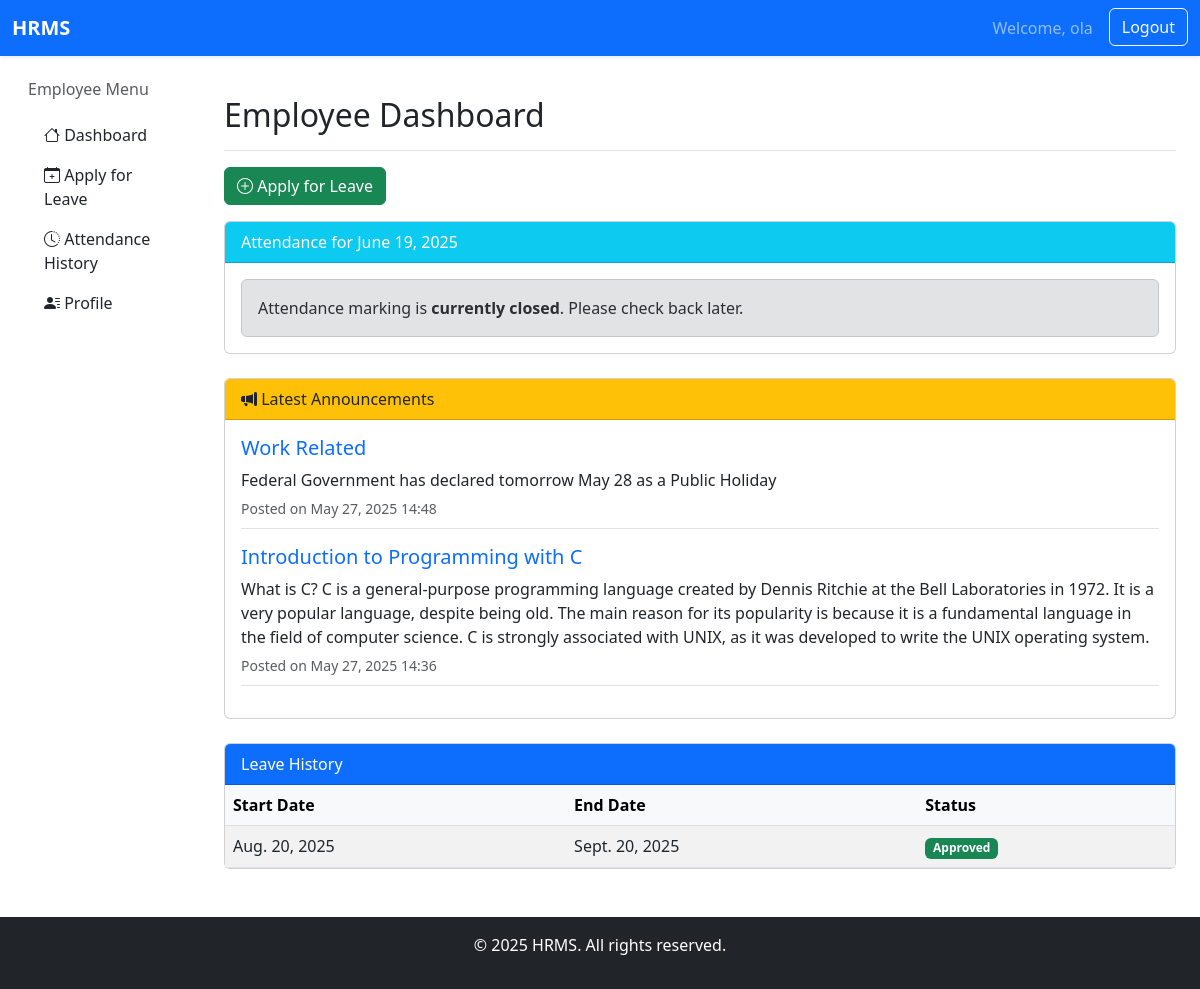
The page /employee-dashboard/ (signed in) on the database its author committed.
### core/models.py (models this page shows, shortened)
class AttendanceDay(models.Model):
    date = models.DateField(unique=True)
    is_open = models.BooleanField(default=False)

class Announcement(models.Model):
    title = models.CharField(max_length=255)
    message = models.TextField()
    created_by = models.ForeignKey(User, on_delete=models.SET_NULL, null=True)
    created_at = models.DateTimeField(auto_now_add=True)

class LeaveRequest(models.Model):
    employee = models.ForeignKey(User, on_delete=models.CASCADE)
    start_date = models.DateField()
    end_date = models.DateField()
    reason = models.TextField()
    status = models.CharField(max_length=10, choices=[('Pending', 'Pending'), ('Approved', 'Approved'), ('Rejected', 'Rejected')], default='Pending')
    applied_on = models.DateField(auto_now_add=True)

### core/views.py (the view)
# urls.py: path('employee-dashboard/', views.employee_dashboard, name='employee_dashboard'),
@login_required
def employee_dashboard(request):
    today = timezone.now().date()
    attendance_day = AttendanceDay.objects.filter(date=today).first()
    has_marked_attendance = Attendance.objects.filter(employee=request.user, date=today).exists()
    leaves = LeaveRequest.objects.filter(employee=request.user).order_by('-start_date')
    announcements = Announcement.objects.order_by('-created_at')[:5]
    context = {
        'leaves': leaves,
        'attendance_day': attendance_day or {'date': today, 'is_open': False},
        'has_marked_attendance': has_marked_attendance,
        'announcements': announcements,
    }
    return render(request, 'core/employee_dashboard.html', context)

### templates/core/employee_dashboard.html (shortened to what this page needs)
{% extends "core/base.html" %}
{% block brand_link %}
<a class="navbar-brand" href="{% url 'hr_dashboard' %}"><b>HRMS</b></a>
{% endblock %}
{% block content %}
{% include "core/emp_sidebar.html" %}
<main class="col-md-9 ms-sm-auto col-lg-10 px-md-4 mt-3">
  <div class="pt-4 pb-2 mb-3 border-bottom">
    <h2>Employee Dashboard</h2>
  </div>
  <div class="mb-3">
    <a href="{% url 'apply_leave' %}" class="btn btn-success">
      <i class="bi bi-plus-circle"></i> Apply for Leave
    </a>
  </div>
  <div class="card mb-4">
    <div class="card-header bg-info text-white">
      Attendance for {{ attendance_day.date }}
    </div>
    <div class="card-body">
      {% if not attendance_day.is_open %}
      <div class="alert alert-secondary mb-0">
        Attendance marking is <strong>currently closed</strong>. Please check back later.
      </div>
      {% elif has_marked_attendance %}
      <div class="alert alert-success mb-0">
        ✅ You have already marked your attendance for today.
      </div>
      {% endif %}
    </div>
  </div>
  <div class="card mb-4">
    <div class="card-header bg-warning text-dark">
      <i class="bi bi-megaphone-fill"></i> Latest Announcements
    </div>
    <div class="card-body">
      {% if announcements %}
        {% for announcement in announcements %}
          <div class="mb-3 border-bottom pb-2">
            <h5 class="text-primary">{{ announcement.title }}</h5>
            <p class="mb-1">{{ announcement.message }}</p>
            <small class="text-muted">Posted on {{ announcement.created_at|date:"M d, Y H:i" }}</small>
          </div>
        {% endfor %}
      {% else %}
        <div class="alert alert-info mb-0">
          No announcements at this time.
        </div>
      {% endif %}
    </div>
  </div>
  <div class="card">
    <div class="card-header bg-primary text-white">
      Leave History
    </div>
    <div class="card-body p-0">
      <table class="table table-striped mb-0">
        <thead class="table-light">
          <tr>
            <th>Start Date</th>
            <th>End Date</th>
            <th>Status</th>
          </tr>
        </thead>
        <tbody>
          {% if leaves %}
            {% for leave in leaves %}
              <tr>
                <td>{{ leave.start_date }}</td>
                <td>{{ leave.end_date }}</td>
                <td>
                  <span class="badge
                    {% if leave.status == 'Pending' %} bg-warning text-dark
                    {% elif leave.status == 'Approved' %} bg-success
                    {% elif leave.status == 'Rejected' %} bg-danger
                    {% endif %}">
                    {{ leave.status }}
                  </span>
                </td>
              </tr>
            {% endfor %}
          {% else %}
            <tr>
              <td colspan="3" class="text-center">No leave records found.</td>
            </tr>
          {% endif %}
        </tbody>
      </table>
    </div>
  </div>
</main>
{% endblock %}

### templates/core/base.html (shortened to what this page needs)
<!doctype html>
<html lang="en">
  <head>
    <link rel="stylesheet" href="https://cdnjs.cloudflare.com/ajax/libs/font-awesome/6.5.0/css/all.min.css">
    <link href="https://cdn.jsdelivr.net/npm/bootstrap@5.3.6/dist/css/bootstrap.min.css" rel="stylesheet">
    <link href="https://cdn.jsdelivr.net/npm/bootstrap@5.3.0/dist/css/bootstrap.min.css" rel="stylesheet">
    <link href="https://cdn.jsdelivr.net/npm/bootstrap-icons@1.10.5/font/bootstrap-icons.css" rel="stylesheet">
  </head>
  <body>
    {% block nav %}
      <nav class="navbar navbar-expand-lg navbar-dark bg-primary shadow-sm">
        <div class="container-fluid">
        {% block brand_link %}{% endblock %}
        <div class="collapse navbar-collapse justify-content-end" id="navbarContent">
        <ul class="navbar-nav mb-2 mb-lg-0">
          {% if user.is_authenticated %}
            <li class="nav-item">
              <a class="nav-link" href="#">Welcome, {{ user.username }}</a>
            </li>
            <li class="nav-item">
              <form method="post" action="{% url 'logout' %}" class="d-inline">
                <button type="submit" class="btn btn-outline-light ms-2">Logout</button>
              </form>
            </li>
          {% endif %}
      </ul>
    </div>
  </div>
</nav>
{% endblock %}
  <div class="container-fluid">
    <div class="row">
      {% block content %}
      {% endblock %}
    </div>
  </div>
  <footer class="mt-5 text-center text-white bg-dark py-3">
    <p>&copy; 2025 HRMS. All rights reserved.</p>
  </footer>
  </body>
</html>

### rows shown on the page
AttendanceDay: date "June 19, 2025"
Announcement: title "Work Related", message "Federal Government has declared tomorrow May 28 as a Public Holiday", created_at "May 27, 2025 14:48"
Announcement: title "Introduction to Programming with C", message "What is C? C is a general-purpose programming language created by Dennis Ritchie at the Bell Laboratories in 1972. It is a very popular language, despite being old. The main reason for its popularity is because it is a fundamental language in the field of computer science. C is strongly associated with UNIX, as it was developed to write the UNIX operating system.", created_at "May 27, 2025 14:36"
LeaveRequest: start_date "Aug. 20, 2025", end_date "Sept. 20, 2025", status "Approved"

### other values the page prints
{{ user.username }} "ola"
